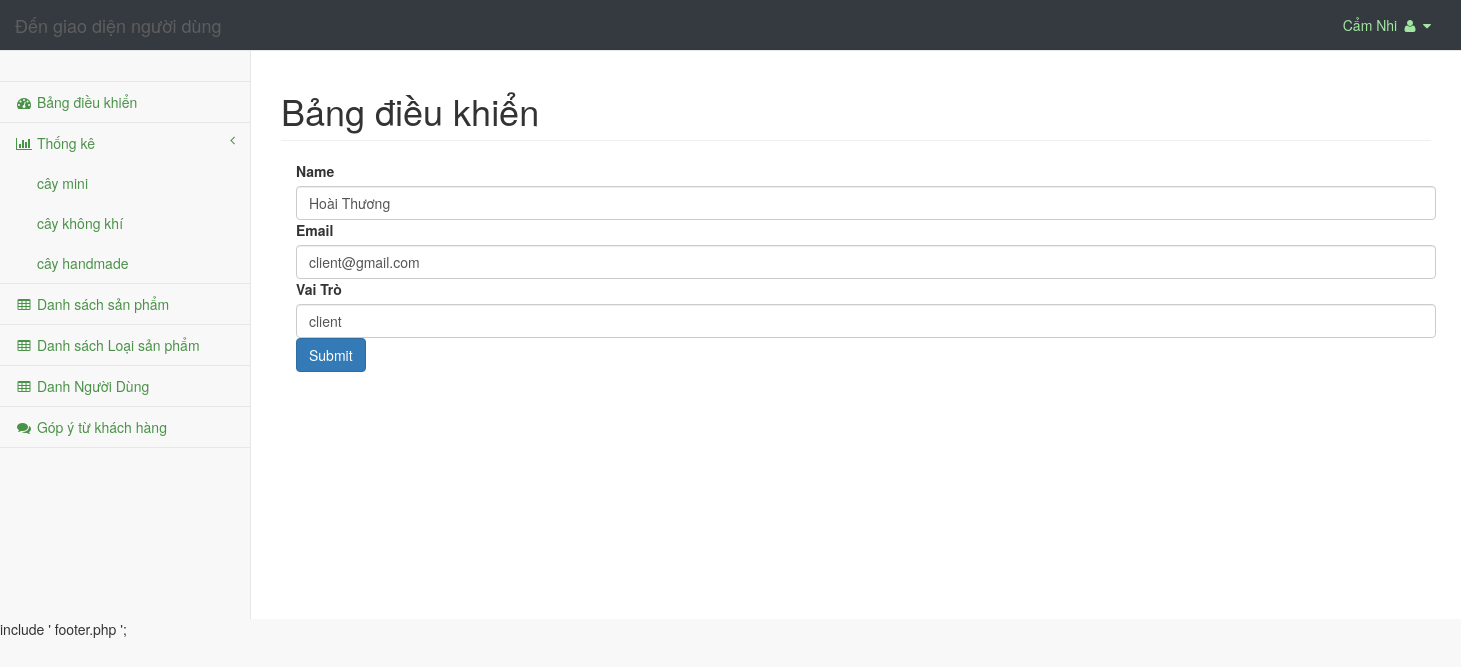
The page /admin/pages/User.php?acc_edit_id=2 (signed in) on the database its author committed.
### tables this page shows
CREATE TABLE IF NOT EXISTS `account` (
  `id` int NOT NULL AUTO_INCREMENT,
  `role` varchar(20) NOT NULL DEFAULT 'client',
  `username` varchar(100) DEFAULT NULL,
  `passwords` varchar(100) DEFAULT NULL,
  `fullname` varchar(200) DEFAULT NULL,
  `createdate` datetime DEFAULT NULL,
  `lastmodified` datetime DEFAULT NULL,
  PRIMARY KEY (`id`)
);

CREATE TABLE IF NOT EXISTS `category` (
  `id` int NOT NULL AUTO_INCREMENT,
  `name` varchar(200) DEFAULT NULL,
  `image` varchar(200) NOT NULL,
  PRIMARY KEY (`id`)
);

### php/connectDB.php (called while the page is built, shortened)
<?php
class DataAccessHelper
{
	static $connection;
	public function connect()
	{
		self::$connection = new mysqli(DB_HOST, DB_USER, DB_PASSWORD, DB_NAME, DB_PORT);
		self::$connection->set_charset(DB_CHARSET);
	}
	public function executeQuery($sql)
	{
		return self::$connection->query($sql);
	}
}

### admin/pages/User.php (the view, shortened to what this page needs)
<?php
include "../../php/connectDB.php";
$db = new DataAccessHelper();
$db->connect();
$id_user = $_SESSION['account'];
$sql = "SELECT * FROM account WHERE id = '$id_user'";
$result = $db->executeQuery($sql);
$user = mysqli_fetch_assoc($result);
if (isset($_GET['acc_edit_id'])) {
	$acc_id = $_GET['acc_edit_id'];
	$query = $db->executeQuery('SELECT role, username, fullname FROM account WHERE id =' . $acc_id);
	$result_acc = mysqli_fetch_assoc($query); ?>
	<!DOCTYPE html>
	<html lang="en">
	<head>
		<link href="../vendor/bootstrap/css/bootstrap.min.css" rel="stylesheet">
		<link href="../vendor/metisMenu/metisMenu.min.css" rel="stylesheet">
		<link href="../dist/css/sb-admin-2.css" rel="stylesheet">
		<link href="../vendor/morrisjs/morris.css" rel="stylesheet">
		<link href="../vendor/font-awesome/css/font-awesome.min.css" rel="stylesheet" type="text/css">
		<link href="../css/customerad.css" rel="stylesheet" type="text/css">
	</head>
	<body>
		<div id="wrapper">
			<nav class="navbar navbar-default navbar-static-top bg-dark" role="navigation" style="margin-bottom: 0px">
				<div class="navbar-header.">
					<a class="navbar-brand" href="../../index.php">Đến giao diện người dùng</a>
				</div>
				<ul class="nav navbar-top-links navbar-right ">
					<li class="dropdown">
						<a class="dropdown-toggle fn-bran-light" data-toggle="dropdown" href="#">
							<?php echo $user['fullname'] ?>
							<i class="fa fa-user fa-fw"></i> <i class="fa fa-caret-down"></i>
						</a>
					</li>
				</ul>
				<div class="navbar-default sidebar" role="navigation">
					<div class="sidebar-nav navbar-collapse">
						<ul class="nav" id="side-menu">
							<li class="sidebar-search">
							</li>
							<li>
								<a href="index.php"><i class="fa fa-dashboard fa-fw"></i> Bảng điều khiển</a>
							</li>
							<li>
								<a href="#"><i class="fa fa-bar-chart-o fa-fw"></i> Thống kê<span class="fa arrow"></span></a>
								<ul class="nav nav-second-level">
									<?php
									$query = $db->executeQuery("SELECT * FROM category");
									$result = mysqli_fetch_all($query, MYSQLI_ASSOC);
									?>
									<?php foreach ($result as $value) : ?>
										<li>
											<a href="thongke?category=<?php echo $value['id'] ?>"><?php echo $value['name'] ?></a>
										</li>
									<?php endforeach; ?>
								</ul>
							</li>
							<li>
								<a href="viewproduct.php"><i class="fa fa-table fa-fw"></i> Danh sách sản phẩm</a>
							</li>
							<li>
								<a href="viewcategory.php"><i class="fa fa-table fa-fw"></i> Danh sách Loại sản phẩm</a>
							</li>
							<li>
								<a href="viewuser.php"><i class="fa fa-table fa-fw"></i> Danh Người Dùng</a>
							</li>
							<li>
								<a href="Gopy.php"><i class="fa fa-comments fa-fw"></i> Góp ý từ khách hàng</a>
							</li>
						</ul>
					</div>
				</div>
			</nav>
			<div id="page-wrapper">
				<div class="row">
					<div class="col-lg-12">
						<h1 class="page-header">Bảng điều khiển</h1>
					</div>
				</div>
				<div class="row">
					<div class="col-lg-3 col-md-6">
						<div class="container">
							<form action="" method="post" enctype="multipart/form-data">
								<div class="mb-3">
									<label for="name" class="form-label">Name</label>
									<input value="<?php echo $result_acc['fullname'] ?>"
										type="text" class="form-control" name="fullname"
										id="fullname" aria-describedby="helpId" placeholder="" />
								</div>
								<div class="mb-3">
									<label for="email" class="form-label">Email</label>
									<input value="<?php echo $result_acc['username'] ?>"
										type="email" class="form-control" name="username"
										id="username" aria-describedby="emailHelpId"
										placeholder="abc@gmail.com" />
								</div>
								<div class="mb-3">
									<label for="role" class="form-label">Vai Trò</label>
									<input value="<?php echo $result_acc['role'] ?>"
										type="text" class="form-control" name="role"
										id="role" aria-describedby="helpId" placeholder="" />
								</div>
								<button
									type="submit" name="edit_account"
									class="btn btn-primary">
									Submit
								</button>
							</form>
						</div>
					</div>
				</div>
			</div>
		</div>
		include ' footer.php ';
	<?php }

### admin/css/customerad.css (style rules this page uses)
.bg-dark { background-color: #343a40!important; }
.fn-bran-light { color:#a1e6a1 !important; }

### admin/pages/User.php (style rules this page uses)
a { color: #4b9249; }

### rows shown on the page
account: fullname "Cẩm Nhi"
category: name "cây mini"
category: name "cây không khí"
category: name "cây handmade"
account: fullname "Hoài Thương", username "client@gmail.com", role "client"
